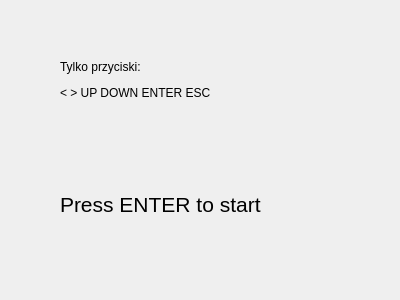
<?xml version="1.0" encoding="UTF-8"?>
<ui version="4.0">
 <class>FormMain</class>
 <widget class="QWidget" name="FormMain">
  <property name="geometry">
   <rect>
    <x>0</x>
    <y>0</y>
    <width>400</width>
    <height>300</height>
   </rect>
  </property>
  <property name="windowTitle">
   <string>Form</string>
  </property>
  <widget class="QLabel" name="label">
   <property name="geometry">
    <rect>
     <x>60</x>
     <y>60</y>
     <width>271</width>
     <height>191</height>
    </rect>
   </property>
   <property name="text">
    <string>&lt;html&gt;&lt;head/&gt;&lt;body&gt;&lt;p&gt;Tylko przyciski:&lt;/p&gt;&lt;p&gt;&amp;lt; &amp;gt; UP DOWN ENTER ESC&lt;/p&gt;&lt;p&gt;&lt;br/&gt;&lt;/p&gt;&lt;p&gt;&lt;br/&gt;&lt;/p&gt;&lt;p&gt;&lt;span style=&quot; font-size:16pt;&quot;&gt;Press ENTER to start&lt;/span&gt;&lt;/p&gt;&lt;p&gt;&lt;br/&gt;&lt;/p&gt;&lt;/body&gt;&lt;/html&gt;</string>
   </property>
  </widget>
 </widget>
 <resources/>
 <connections/>
</ui>
